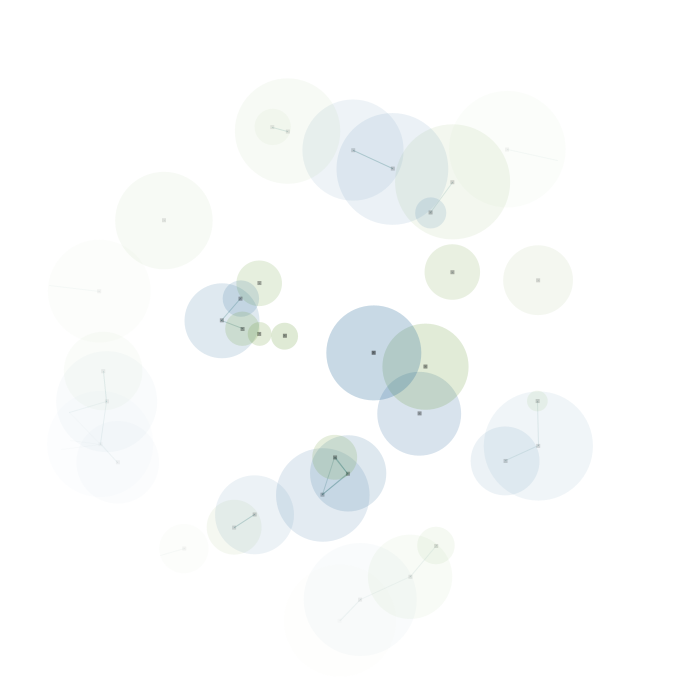
Frame 1 (no input)
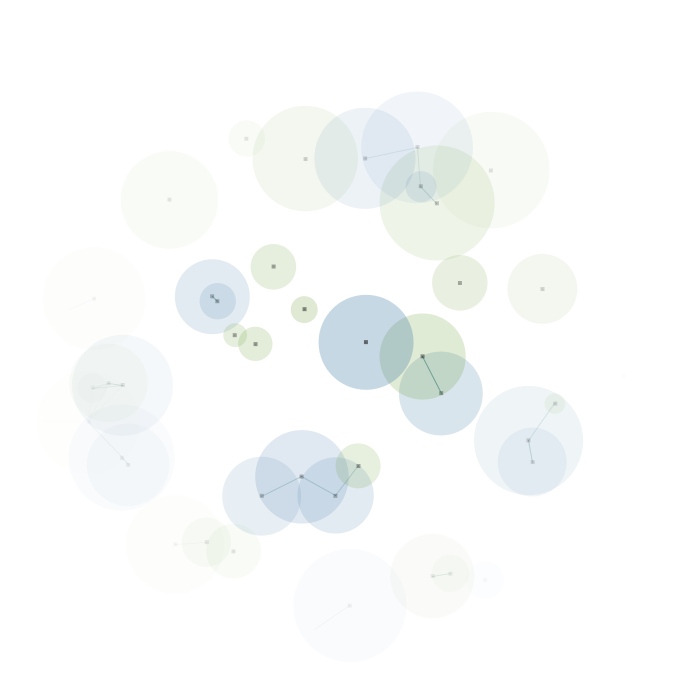
Frame 60 (the mouse pressed at the canvas centre just before this capture)
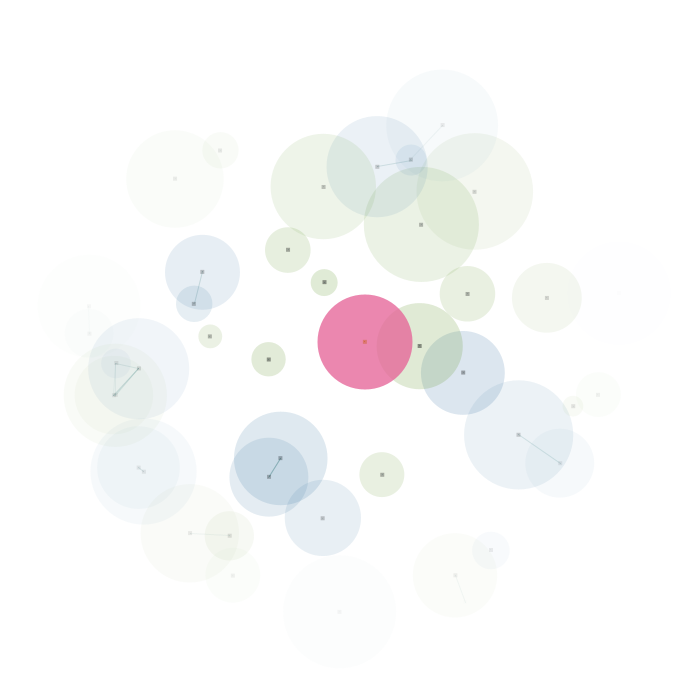
Frame 120 (the mouse held since frame 60 and released just before this capture)

The Processing sketch that drew these frames (run headless with seeded random() and noise(); from frame 60 on, the mouse is pressed at the canvas centre):

// Processing sketch: hello_processing
// ── hello_processing.pde
/* 
 PROCESSINGJS.COM HEADER ANIMATION  
 MIT License - F1lT3R/Hyper-Metrix
 Modifed by Casey Reas, 7 Nov 2013
 Native Processing Compatible 
 */

// Set number of circles
int count = 75;
// Set maximum and minimum circle size
int maxSize = 120;
int minSize = 20;
// Build float array to store circle properties
float[][] e = new float[count][6];
color[] circleColors = new color[count];

// Set size of dot in circle center
float ds=2;
// Set drag switch to false
boolean dragging = false;
// integers showing which circle (the first index in e) that's locked, and its position in relation to the mouse
int lockedCircle; 
int lockedOffsetX;
int lockedOffsetY;

//Colors taken from the IDE
color[] colors = { 
  #669933, #256699
};


// Orange #CD6633
// Pink #E56498
// Gray #666666


// Set up canvas
void setup() {

  // Frame rate
  frameRate(60);
  // Size of canvas (width,height)
  size(700, 700);
  // Stroke/line/border thickness
  strokeWeight(1);
  
  
  textSize(150);
  textAlign(CENTER);
  
  
  // Initiate array with random values for circles
  int colorCounter = 0;

  for (int j=0;j< count;j++) {
    e[j][0] = random(width); // X 
    e[j][1] = random(height); // Y
    e[j][2] = random(minSize, maxSize); // Radius        
    e[j][3] = random(-.5, .5); // X Speed
    e[j][4] = random(-.5, .5); // Y Speed
    circleColors[j] = colors[colorCounter]; // Color

    colorCounter++;
    if (colorCounter == colors.length) {
      colorCounter = 0;
    }
  }
}



void draw() {
  background(255,255,255,0);

  // Begin looping through circle array
  for (int j=0;j< count;j++) {
    
    // Disable shape stroke/border
    noStroke();
    
    // Cache diameter and radius of current circle
    float radi = e[j][2];
    float diam = radi/2;
    
    float opacity = dist(e[j][0], e[j][1], width/2, height/2);
    opacity = map(opacity, width * 0.4, 0, 0, 70);
    opacity = constrain(opacity, 0, 100);
    
    if (sq(e[j][0] - mouseX) + sq(e[j][1] - mouseY) < sq(e[j][2]/2))
      fill(#E56498, opacity * 3);  // pink if mouseover
    else
      fill(circleColors[j], opacity); // regular
      
    if ((lockedCircle == j && dragging)) {
      // Move the particle's coordinates to the mouse's position, minus its original offset
      e[j][0]=mouseX-lockedOffsetX;
      e[j][1]=mouseY-lockedOffsetY;
    }
    // Draw circle
    ellipse(e[j][0], e[j][1], radi, radi);
    // Move circle
    e[j][0]+=e[j][3];
    e[j][1]+=e[j][4];


    /* Wrap edges of canvas so circles leave the top
     and re-enter the bottom, etc... */
    if ( e[j][0] < -diam      ) { 
      e[j][0] = width+diam;
    } 
    if ( e[j][0] > width+diam ) { 
      e[j][0] = -diam;
    }
    if ( e[j][1] < 0-diam     ) { 
      e[j][1] = height+diam;
    }
    if ( e[j][1] > height+diam) { 
      e[j][1] = -diam;
    }

    // If current circle is selected...
    if ((lockedCircle == j && dragging)) {
      // Set fill color of center dot to orange
      fill(#CD6633, opacity*2);
      // ..and set stroke color of line to orange
      stroke(#CD6633, opacity*4);
    } 
    else {            
      // otherwise set center dot color to black.. 
      fill(0, 0, 0, opacity*2);
      // and set line color to turquoise.
      stroke(64, 128, 128, opacity*2);
    }

    // Loop through all circles
    for (int k=0;k< count;k++) {
      // If the circles are close...
      if ( sq(e[j][0] - e[k][0]) + sq(e[j][1] - e[k][1]) < sq(diam) ) {
        // Stroke a line from current circle to adjacent circle
        line(e[j][0], e[j][1], e[k][0], e[k][1]);
      }
    }
    // Turn off stroke/border
    noStroke();      
    // Draw dot in center of circle
    rect(e[j][0]-ds, e[j][1]-ds, ds*2, ds*2);
  }
  
  //Text
  //fill(#9BEED7);
  //text("Hello", width/2 + 5, height * 0.55 + 5);
  
  //fill(#1E5484);
  //text("Hello", width/2, height * 0.55);
}



// If user presses mouse...
void mousePressed () {
  // Look for a circle the mouse is in, then lock that circle to the mouse
  // Loop through all circles to find which one is locked
  for (int j=0;j< count;j++) {
    // If the circles are close...
    if (sq(e[j][0] - mouseX) + sq(e[j][1] - mouseY) < sq(e[j][2]/2)) {
      // Store data showing that this circle is locked, and where in relation to the cursor it was
      lockedCircle = j;
      lockedOffsetX = mouseX - (int)e[j][0];
      lockedOffsetY = mouseY - (int)e[j][1];
      // Break out of the loop because we found our circle
      dragging = true;
      break;
    }
  }
}



// If user releases mouse...
void mouseReleased() {
  // ..user is no-longer dragging
  dragging=false;
}
